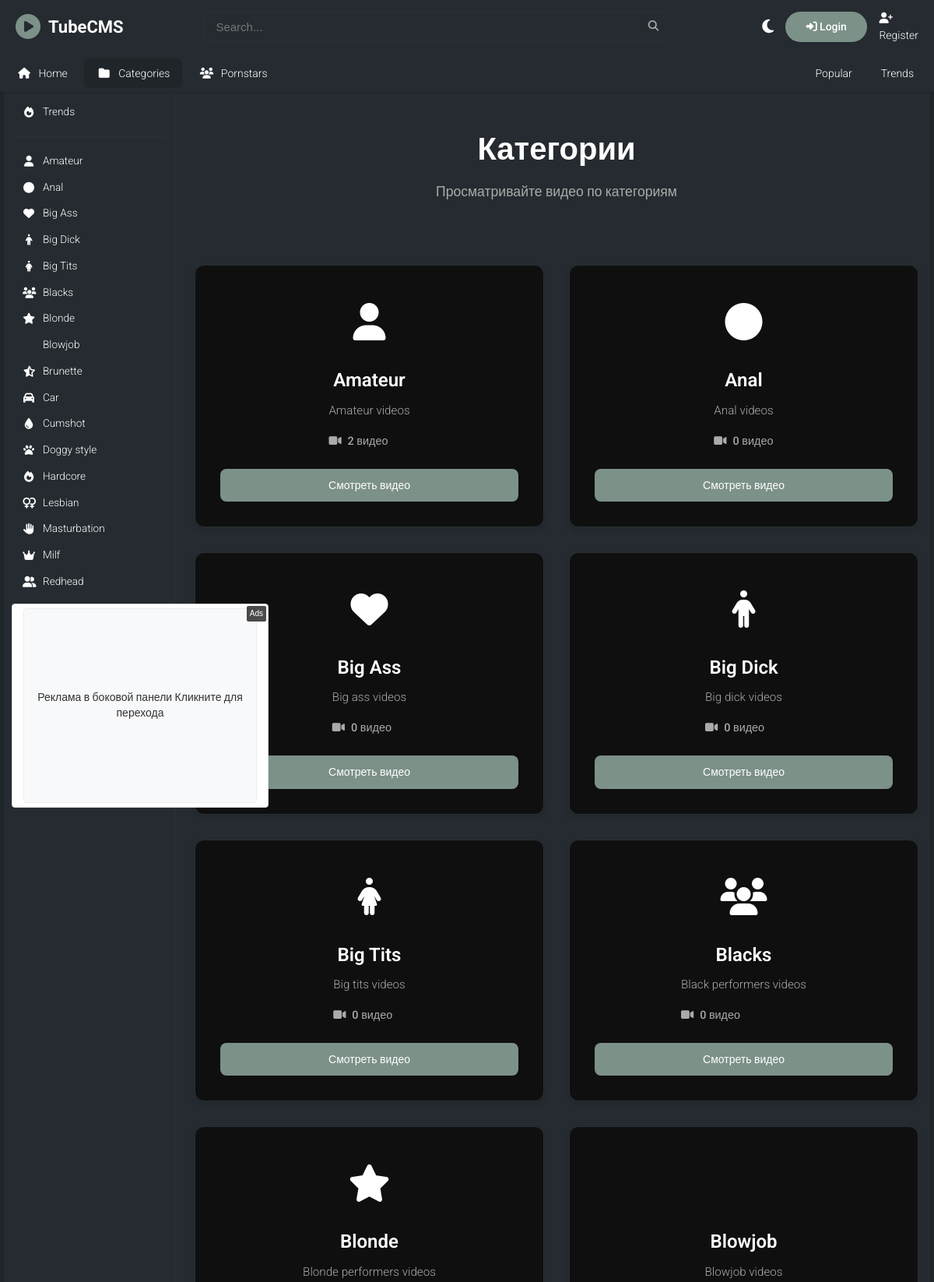
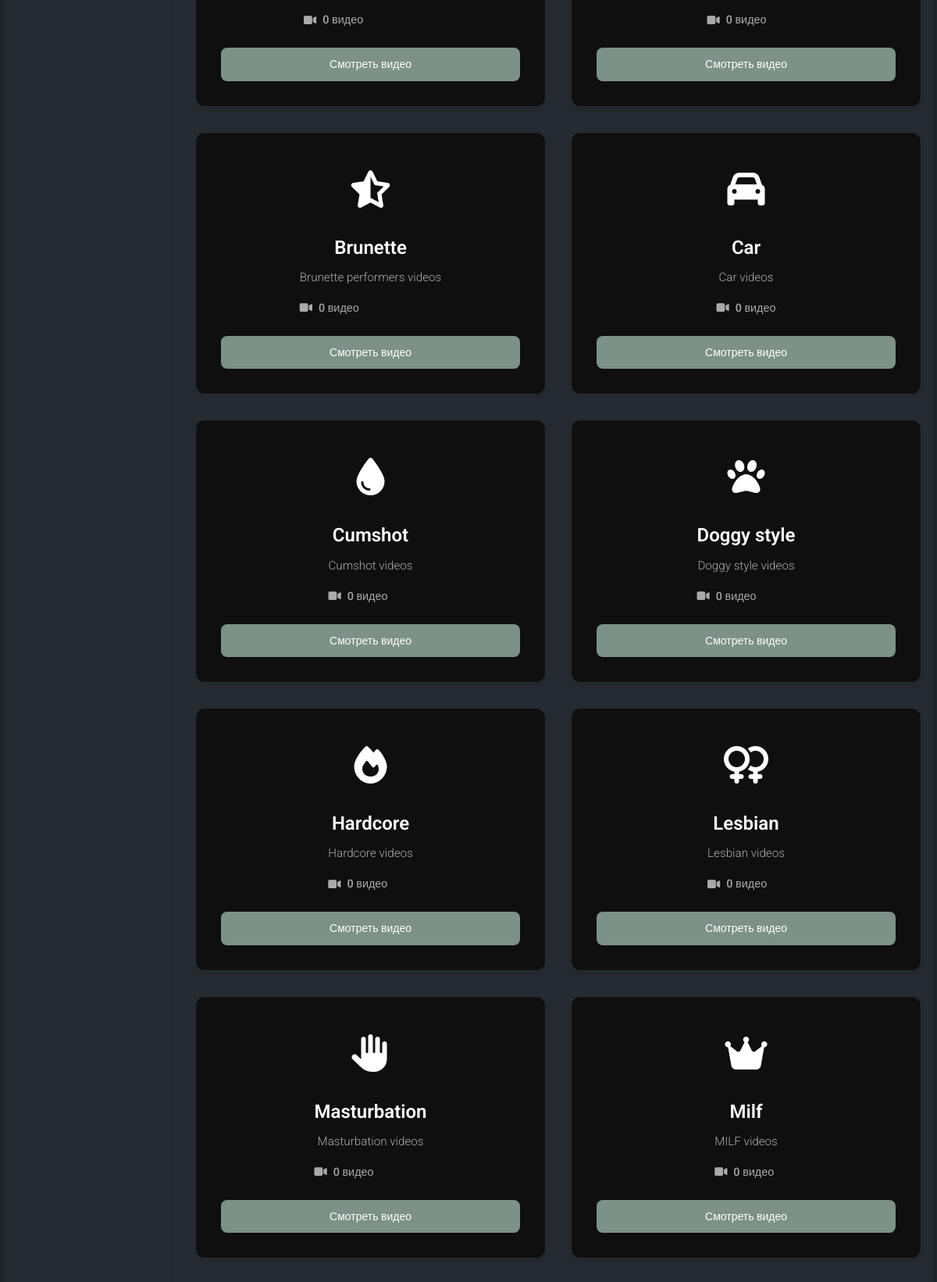
Page /categories/ (upper part) on the committed database (2 pictures, top to bottom).
### apps/core/models.py (models this page shows, shortened)
class TimeStampedModel(models.Model):
    created_at = models.DateTimeField(auto_now_add=True)
    updated_at = models.DateTimeField(auto_now=True)
    class Meta:
        abstract = True

class Category(TimeStampedModel):
    name = models.CharField(max_length=100, unique=True)
    slug = models.SlugField(max_length=100, unique=True)
    description = models.TextField(blank=True)
    icon = models.CharField(max_length=50, blank=True, help_text="Font Awesome icon class")
    is_active = models.BooleanField(default=True)
    order = models.PositiveIntegerField(default=0)
    class Meta:
        verbose_name = "Category"
        verbose_name_plural = "Categories"
        ordering = ['order', 'name']

### apps/ads/models.py (models this page shows, shortened)
class AdBanner(models.Model):
    BANNER_TYPES = [
        ('image', 'Изображение'),
        ('video', 'Видео'),
        ('html', 'HTML'),
        ('text', 'Текст'),
    ]
    name = models.CharField(max_length=200, verbose_name="Название баннера")
    campaign = models.ForeignKey(AdCampaign, on_delete=models.CASCADE, related_name='banners', verbose_name="Кампания")
    placement = models.ForeignKey(AdPlacement, on_delete=models.CASCADE, related_name='banners', verbose_name="Место размещения")
    banner_type = models.CharField(max_length=20, choices=BANNER_TYPES, verbose_name="Тип баннера")
    image = models.ImageField(upload_to='ads/images/', blank=True, null=True, verbose_name="Изображение")
    video = models.FileField(upload_to='ads/videos/', blank=True, null=True, verbose_name="Видео")
    html_content = models.TextField(blank=True, verbose_name="HTML контент")
    text_content = models.TextField(blank=True, verbose_name="Текстовый контент")
    target_url = models.URLField(verbose_name="Целевая ссылка")
    alt_text = models.CharField(max_length=200, blank=True, verbose_name="Альтернативный текст")
    is_active = models.BooleanField(default=True, verbose_name="Активно")
    priority = models.PositiveIntegerField(default=0, verbose_name="Приоритет")
    weight = models.PositiveIntegerField(default=1, verbose_name="Вес (для ротации)")
    impressions_count = models.PositiveIntegerField(default=0, verbose_name="Количество показов")
    clicks_count = models.PositiveIntegerField(default=0, verbose_name="Количество кликов")
    created_at = models.DateTimeField(auto_now_add=True, verbose_name="Создано")
    updated_at = models.DateTimeField(auto_now=True, verbose_name="Обновлено")
    class Meta:
        verbose_name = "Рекламный баннер"
        verbose_name_plural = "Рекламные баннеры"
        ordering = ['-priority', '-created_at']
    def record_impression(self):
        self.impressions_count += 1
        self.save(update_fields=['impressions_count'])

### apps/core/views.py (the view)
# urls.py: path('categories/', views.get_categories, name='categories'),
def get_categories(request):
    categories = Category.objects.filter(is_active=True).order_by('order', 'name')
    for category in categories:
        category.video_count = Video.objects.filter(
            category=category,
            is_published=True
        ).count()
    context = {
        'categories': categories,
    }
    return render(request, 'core/categories.html', context)

### apps/core/context_processors.py (called while the page is built)
def theme(request):
    if request.user.is_authenticated and hasattr(request.user, 'profile'):
        theme_preference = request.user.profile.theme_preference
    else:
        theme_preference = 'dark'  # Default theme
    return {
        'theme': theme_preference
    }

def categories(request):
    return {
        'categories': Category.objects.filter(is_active=True).order_by('order', 'name')
    }

### templates/core/categories.html (shortened to what this page needs)
{% extends 'base.html' %}
{% load static %}
{% block content %}
<div class="container">
    <div class="page-header">
        <h1>Категории</h1>
        <p class="page-description">Просматривайте видео по категориям</p>
    </div>
    {% if categories %}
        <div class="categories-grid">
            {% for category in categories %}
                <div class="category-card">
                    <div class="category-icon">
                        {% if category.icon %}
                            <i class="{{ category.icon }}"></i>
                        {% else %}
                            <i class="fas fa-folder"></i>
                        {% endif %}
                    </div>
                    <div class="category-info">
                        <h3 class="category-name">
                            <a href="{% url 'videos:category' category.slug %}">{{ category.name }}</a>
                        </h3>
                        {% if category.description %}
                            <p class="category-description">{{ category.description }}</p>
                        {% endif %}
                        <div class="category-stats">
                            <span class="video-count">
                                <i class="fas fa-video"></i>
                                {{ category.video_count }} видео
                            </span>
                        </div>
                    </div>
                    <div class="category-actions">
                        <a href="{% url 'videos:category' category.slug %}" class="btn btn-primary">
                            Смотреть видео
                        </a>
                    </div>
                </div>
            {% endfor %}
        </div>
    {% endif %}
</div>
{% endblock %}

### templates/partials/sidebar.html (shortened to what this page needs)
{% load ads_tags %}
<aside class="sidebar">
	<div class="sidebar-section">
		<ul>
			<li><a href="{% url 'core:search' %}?sort=trending" class="{% if request.resolver_match.url_name == 'search' and request.GET.sort == 'trending' %}active{% endif %}"><i class="fas fa-fire"></i> Trends</a></li>
		</ul>
	</div>
	<div class="separator"></div>
	<div class="sidebar-section">
		<ul>
			{% for category in categories %}
			<li><a href="{% url 'videos:category' category.slug %}" class=""><i class="fas fa-{{ category.icon|default:'tag' }}"></i> {{ category.name }}</a></li>
			{% endfor %}
		</ul>
	</div>
	{% ad_banner 'sidebar-banner' request %}
</aside>

### templates/ads/banner.html (shortened to what this page needs)
{% load static %}
{% if banner %}
<div class="ad-banner" data-banner-id="{{ banner.id }}" data-placement="{{ placement.slug }}">
    {% if banner.banner_type == 'image' and banner.image %}
        <a href="{% url 'ads:click' banner.id %}" target="_blank" rel="nofollow">
            <img src="{{ banner.image.url }}"
                 alt="{{ banner.alt_text|default:banner.name }}"
                 width="{{ placement.width }}"
                 height="{{ placement.height }}"
                 class="ad-image">
        </a>
    {% elif banner.banner_type == 'html' and banner.html_content %}
        <div class="ad-html">
            {{ banner.html_content|safe }}
        </div>
    {% elif banner.banner_type == 'text' and banner.text_content %}
        <a href="{% url 'ads:click' banner.id %}" target="_blank" rel="nofollow" class="ad-text-link">
            <div class="ad-text" style="width: {{ placement.width }}px; height: {{ placement.height }}px;">
                {{ banner.text_content }}
            </div>
        </a>
    {% endif %}
    <div class="ad-label">Ads</div>
</div>
{% endif %}

### static/css/base.css (style rules this page uses)
*,:after,:before { -moz-box-sizing:border-box;-webkit-box-sizing:border-box;box-sizing:border-box;margin:0;padding:0 }
html { -webkit-text-size-adjust:100%;line-height:1.15 }
:root { --bg-primary:#252B30;--bg-secondary:#28292D;--bg-tertiary:#202529;--text-primary:#ffffff;--text-secondary:#aaaaaa;--accent-color:#7C9188;--border-color:#293035;--card-bg:#0f0f0f;--shadow:0 1px 2px #00000021;--sidebar-width:220px; }
body { font-family:'Roboto',sans-serif;font-weight:300;font-style:normal;font-size:.85rem;background-color:var(--bg-tertiary);margin:0;padding:0;color:var(--text-primary);line-height:1.6;transition:background-color .3s,color .3s }
.separator { margin:15px 0;border-top:1px solid var(--border-color) }
.container { max-width:1460px;margin:0 auto;padding:0 5px }
.sidebar { width:var(--sidebar-width);position:sticky;background-color:var(--bg-primary);padding:10px;border-right:1px solid var(--border-color);margin-right:10px;transition:background-color .3s }
.sidebar-section { margin-bottom:0 }
.sidebar ul { list-style:none }
.sidebar li { margin-bottom:2px }
.sidebar a { text-decoration:none;color:var(--text-primary);cursor:pointer;font-size:.85rem;display:flex;align-items:center;padding:5px 14px;gap:10px;transition:.2s;border-radius:4px }
.sidebar i { font-size:14px;width:16px;text-align:center }
.btn { display:inline-block;padding:10px 20px;background-color:var(--accent-color);color:white;text-decoration:none;border-radius:8px;border:none;cursor:pointer;font-size:14px;font-weight:500;transition:background-color .3s;width:100%;text-align:center }
.category-icon { flex-shrink:0;width:80px;height:80px;border-radius:50%;background:var(--accent-color);display:flex;align-items:center;justify-content:center;color:white;font-size:32px }
.category-info { flex:1 }
.category-description { color:var(--text-secondary);line-height:1.6;margin-bottom:15px }
.ad-banner { position:relative;display:inline-block;margin:10px 0;border:1px solid #ddd;border-radius:4px;overflow:hidden;background:#fff }
.ad-text { display:flex;align-items:center;justify-content:center;padding:10px;background:#f8f9fa;border:1px solid #e9ecef;border-radius:4px;font-size:14px;line-height:1.4;text-align:center;color:#333 }
.ad-text-link { text-decoration:none;color:inherit }
.ad-label { position:absolute;top:2px;right:2px;background:rgba(0,0,0,.7);color:white;font-size:10px;padding:2px 4px;border-radius:2px;font-family:Arial,sans-serif }
.page-header { text-align:center;margin-bottom:3rem;padding:2rem 0 }
.page-header h1 { font-size:2.5rem;font-weight:700;color:var(--text-primary);margin-bottom:.5rem }
.page-description { font-size:1.1rem;color:var(--text-secondary);margin:0 }
.categories-grid { display:grid;grid-template-columns:repeat(auto-fill,minmax(300px,1fr));gap:2rem;margin-bottom:3rem }
.category-card { background:var(--card-bg);border-radius:12px;padding:2rem;box-shadow:0 4px 6px rgba(0,0,0,.1);transition:all .3s ease;border:1px solid var(--border-color);display:flex;flex-direction:column;align-items:center;text-align:center }
.category-icon { font-size:3rem;color:var(--primary-color);margin-bottom:1rem;display:flex;align-items:center;justify-content:center;width:80px;height:80px;background:var(--primary-color-light);border-radius:50% }
.category-info { flex:1;margin-bottom:1.5rem }
.category-name { font-size:1.5rem;font-weight:600;margin-bottom:.5rem }
.category-name a { color:var(--text-primary);text-decoration:none;transition:color .3s ease }
.category-description { color:var(--text-secondary);font-size:.95rem;line-height:1.5;margin-bottom:1rem }
.category-stats { display:flex;gap:1rem;color:var(--text-secondary);font-weight:500 }
.video-count { display:flex;align-items:center;gap:.5rem;color:var(--text-secondary);font-size:.9rem;font-weight:500 }
.video-count i { color:var(--primary-color) }
.category-actions { width:100% }

### rows in the picture
Category: name "Amateur", description "Amateur videos", video_count "2"
Category: name "Anal", description "Anal videos", video_count "0"
Category: name "Big Ass", description "Big ass videos", video_count "0"
Category: name "Big Dick", description "Big dick videos", video_count "0"
Category: name "Big Tits", description "Big tits videos", video_count "0"
Category: name "Blacks", description "Black performers videos", video_count "0"
Category: name "Blonde", description "Blonde performers videos", video_count "0"
Category: name "Blowjob", description "Blowjob videos", video_count "0"
Category: name "Brunette", description "Brunette performers videos", video_count "0"
Category: name "Car", description "Car videos", video_count "0"
Category: name "Cumshot", description "Cumshot videos", video_count "0"
Category: name "Doggy style", description "Doggy style videos", video_count "0"
Category: name "Hardcore", description "Hardcore videos", video_count "0"
Category: name "Lesbian", description "Lesbian videos", video_count "0"
Category: name "Masturbation", description "Masturbation videos", video_count "0"
Category: name "Milf", description "MILF videos", video_count "0"
Category: name "Redhead"
AdBanner: text_content "Реклама в боковой панели Кликните для перехода"
